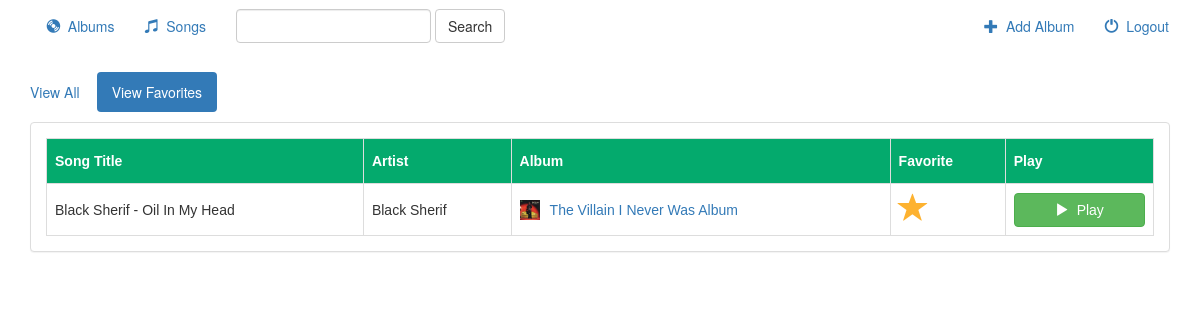
The app's page /music/songs/favorites/ (signed in) with its own data.
### music/models.py (models this page shows, shortened)
class Song(models.Model):
    album = models.ForeignKey(Album, on_delete=models.CASCADE)
    audio_file = models.FileField(default='')
    song_title = models.CharField(max_length=250)
    is_favorite = models.BooleanField(default=False)

class Album(models.Model):
    user = models.ForeignKey(User, default=1, on_delete=models.DO_NOTHING)
    artist = models.CharField(max_length=250)
    album_title = models.CharField(max_length=500)
    genre = models.CharField(max_length=100)
    album_logo = models.FileField()
    is_favorite = models.BooleanField(default=False)

### music/views.py (the view)
# urls.py: path('songs/<filter_by>/', views.songs, name='songs'),
def songs(request, filter_by):
    if not request.user.is_authenticated:
        return redirect('music:login_user')
    else:
        try:
            song_ids = []
            for album in Album.objects.filter(user=request.user):
                for song in album.song_set.all():
                    song_ids.append(song.pk)
            users_songs = Song.objects.filter(pk__in=song_ids)
            if filter_by == 'favorites':
                users_songs = users_songs.filter(is_favorite=True)
        except Album.DoesNotExist:
            users_songs = []
        return render(request, 'music/songs.html', {
            'song_list': users_songs,
            'filter_by': filter_by,
        })

### music/templates/music/songs.html (shortened to what this page needs)
{% extends 'music/base.html' %}
{% block songs_active %}active{% endblock %}
{% block page %}
<div class="container-fluid songs-container">
    <div class="row">
        <div class="col-sm-12">
            <ul class="nav nav-pills" style="margin-bottom: 10px;">
                <li role="presentation" {% if filter_by == 'all' %}class="active"{% endif %}><a href="{% url 'music:songs' 'all' %}">View All</a></li>
                <li role="presentation" {% if filter_by == 'favorites' %}class="active"{% endif %}><a href="{% url 'music:songs' 'favorites' %}">View Favorites</a></li>
            </ul>
        </div>
    </div>
<div class="container">
    <div class="row">
        <div class="col-sm-12">
            <div class="panel panel-default">
                <div class="panel-body">
                    <table id="table">
                        <thead>
                            <tr>
                                <th>Song Title</th>
                                <th>Artist</th>
                                <th>Album</th>
                                <th>Favorite</th>
                                <th>Play</th>
                            </tr>
                        </thead>
                        <tbody>
                            {% for song in song_list %}
                                <tr>
                                    <td>{{ song.song_title }}</td>
                                    <td>{{ song.album.artist }}</td>
                                    <td>
                                        <a href="{% url 'music:detail' song.album.id %}">
                                            <img src="{{ song.album.album_logo.url }}" class="img-responsive" style="width: 20px; float: left; margin-right: 10px;" />
                                        </a>
                                        <a href="{% url 'music:detail' song.album.id %}">{{ song.album.album_title }}</a>
                                    </td>
                                    <td>
                                        <a href="{% url 'music:favorite' song.id %}" class="btn-favorite">
                                            <span class="glyphicon glyphicon-star {% if song.is_favorite %}active{% endif %}"></span>
                                        </a>
                                    </td>
                                    <td>
                                        <a target="_blank" href="{{ song.audio_file.url }}">
                                            <button type="button" class="btn btn-success btn-md btn-block">
                                                <span class="glyphicon glyphicon-play"></span>&nbsp; Play
                                            </button>
                                        </a>
                                    </td>
                                </tr>
                            {% endfor %}
                        </tbody>
                    </table>
                </div>
            </div>
        </div>
    </div>
</div>
</div>
{% endblock %}

### music/static/music/style.css (style rules this page uses)
body { background: url("./images/back0.jpg"); }
.glyphicon-star { font-size: 30px; color: #CCCCCC; }
.glyphicon-star.active { color: #FDB230; }
#table { font-family: Arial, Helvetica, sans-serif; border-collapse: collapse; width: 100%; }
#table td, #table th { border: 1px solid #ddd; padding: 8px; }
#table th { padding-top: 12px; padding-bottom: 12px; text-align: left; background-color: #04AA6D; color: white; }

### music/templates/music/songs.html (style rules this page uses)
#table { font-family: Arial, Helvetica, sans-serif; border-collapse: collapse; width: 100%; }
#table td, #table th { border: 1px solid #ddd; padding: 8px; }
#table th { padding-top: 12px; padding-bottom: 12px; text-align: left; background-color: #04AA6D; color: white; }

### records on screen
Song: song_title "Black Sherif - Oil In My Head", album.artist "Black Sherif", album.album_logo (picture), album.album_title "The Villain I Never Was Album", is_favorite True (drawn)
